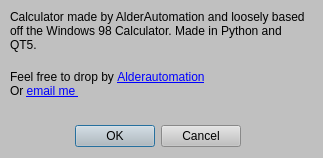
<?xml version="1.0" encoding="UTF-8"?>
<ui version="4.0">
 <class>about_dialog</class>
 <widget class="QDialog" name="about_dialog">
  <property name="geometry">
   <rect>
    <x>0</x>
    <y>0</y>
    <width>323</width>
    <height>158</height>
   </rect>
  </property>
  <property name="windowTitle">
   <string>About</string>
  </property>
  <property name="styleSheet">
   <string notr="true">background-color:rgb(192, 192, 192);</string>
  </property>
  <widget class="QDialogButtonBox" name="buttonBox">
   <property name="geometry">
    <rect>
     <x>70</x>
     <y>120</y>
     <width>171</width>
     <height>32</height>
    </rect>
   </property>
   <property name="styleSheet">
    <string notr="true">background-color:rgb(192, 192, 192);</string>
   </property>
   <property name="orientation">
    <enum>Qt::Horizontal</enum>
   </property>
   <property name="standardButtons">
    <set>QDialogButtonBox::Cancel|QDialogButtonBox::Ok</set>
   </property>
  </widget>
  <widget class="QLabel" name="about_label">
   <property name="geometry">
    <rect>
     <x>10</x>
     <y>10</y>
     <width>301</width>
     <height>51</height>
    </rect>
   </property>
   <property name="text">
    <string>Calculator made by AlderAutomation and loosely based off the Windows 98 Calculator. Made in Python and QT5. </string>
   </property>
   <property name="alignment">
    <set>Qt::AlignLeading|Qt::AlignLeft|Qt::AlignTop</set>
   </property>
   <property name="wordWrap">
    <bool>true</bool>
   </property>
  </widget>
  <widget class="QLabel" name="about_label_2">
   <property name="geometry">
    <rect>
     <x>10</x>
     <y>70</y>
     <width>291</width>
     <height>41</height>
    </rect>
   </property>
   <property name="text">
    <string>Feel free to drop by &lt;a href=https://AlderAutomation.ca&gt;Alderautomation&lt;/a&gt; &lt;br&gt; Or  &lt;a href=&quot;mailto:info@alderautomation.ca&quot;&gt; email me &lt;/a&gt;</string>
   </property>
   <property name="alignment">
    <set>Qt::AlignLeading|Qt::AlignLeft|Qt::AlignTop</set>
   </property>
   <property name="wordWrap">
    <bool>true</bool>
   </property>
   <property name="openExternalLinks">
    <bool>true</bool>
   </property>
  </widget>
 </widget>
 <resources/>
 <connections>
  <connection>
   <sender>buttonBox</sender>
   <signal>accepted()</signal>
   <receiver>about_dialog</receiver>
   <slot>accept()</slot>
   <hints>
    <hint type="sourcelabel">
     <x>248</x>
     <y>254</y>
    </hint>
    <hint type="destinationlabel">
     <x>157</x>
     <y>274</y>
    </hint>
   </hints>
  </connection>
  <connection>
   <sender>buttonBox</sender>
   <signal>rejected()</signal>
   <receiver>about_dialog</receiver>
   <slot>reject()</slot>
   <hints>
    <hint type="sourcelabel">
     <x>316</x>
     <y>260</y>
    </hint>
    <hint type="destinationlabel">
     <x>286</x>
     <y>274</y>
    </hint>
   </hints>
  </connection>
 </connections>
</ui>
